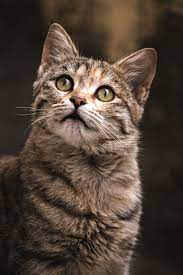
#> input picture OpenCV Course/images/1.jpeg, 183 x 275 px, found by its file name
$ python transformation.py
#> lines starting #> are read from the running program, lines starting #| are printed output that depends on the picture
import cv2 as cv
import numpy as np

PATH_IMG = "C:/Users/lenovo/Desktop/VSCode/cv_course/images/"
PATH_VID = "C:/Users/lenovo/Desktop/VSCode/cv_course/videos/"


img = cv.imread(PATH_IMG+"1.jpeg")
#> img is the input picture: shape (275, 183, 3); mean B, G, R 55.8, 66.1, 81.6

###* Trainslation
"""Shifting an image in `x` or `y` Axis"""
def translate(img,x,y):
    """
     -x --> Left
     -y --> Up
      x --> Right
      y --> Down

    """
#> called with x = 50, y = 50
    transMat = np.float32([[1,0,x],[0,1,y]])
    dimensions = (img.shape[1],img.shape[0])
#> dimensions = (183, 275)
    return cv.warpAffine(img,transMat,dimensions)
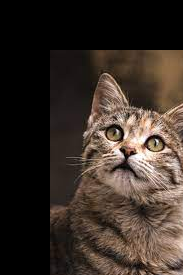
#> returned value: shape (275, 183, 3); mean of channels 0, 1, 2 39.9, 47.3, 58.2; drawn as B, G, R


translated = translate(img,50,50)
'''cv.imshow("Line",translated)'''

###* Rotatoin
def rotate(img,angle,rotPoint = None):
#> called with angle = 45
    (height,width) = img.shape[:2]
#> height = 275; width = 183

    if rotPoint is None:
        rotPoint = (width//2,height//2)
#> rotPoint = (91, 137)

    rotMat = cv.getRotationMatrix2D(rotPoint,angle,1.0)
    dimensions = (width,height)
#> dimensions = (183, 275)

    return cv.warpAffine(img,rotMat,dimensions)
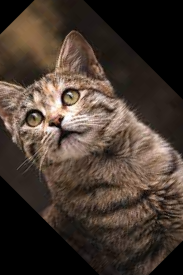
#> returned value: shape (275, 183, 3); mean of channels 0, 1, 2 48.4, 57.6, 70.9; drawn as B, G, R

rotated = rotate(img,45)
'''cv.imshow("Line",rotated)'''

###* Resizing
resized = cv.resize(img,(500,500),interpolation=cv.INTER_CUBIC)
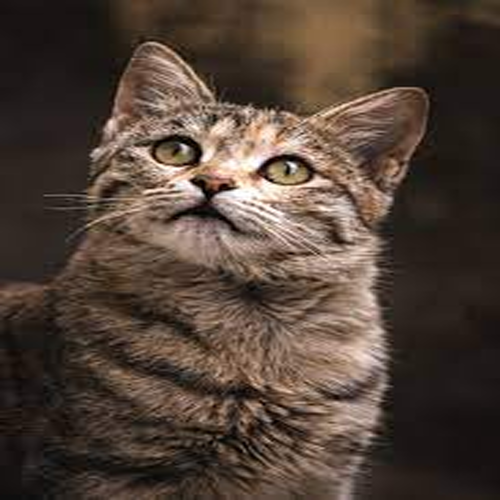
#> resized: shape (500, 500, 3); mean B, G, R 55.8, 66.1, 81.6
'''cv.imshow("Line",resized)'''

###* Flipping
"""Flipping Horizontly or Vertically"""
flip = cv.flip(img,-1) # 0,1,-1  try them
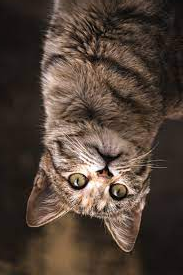
#> flip: shape (275, 183, 3); mean B, G, R 55.8, 66.1, 81.6
cv.imshow("Line",flip)


# cv.imshow("Line",rotated)
cv.waitKey(0)

$ run again, with OpenCV Course/images/2.jpeg copied over OpenCV Course/images/1.jpeg
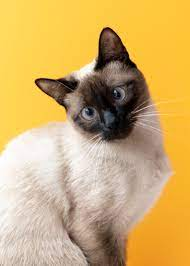
#> input picture OpenCV Course/images/2.jpeg, 190 x 266 px, found by its file name
#> img is the input picture: shape (266, 190, 3); mean B, G, R 108.7, 174.2, 208.4
#> `resized = cv.resize(img,(500,500),interpolation=cv.INTER_CUBIC)`:
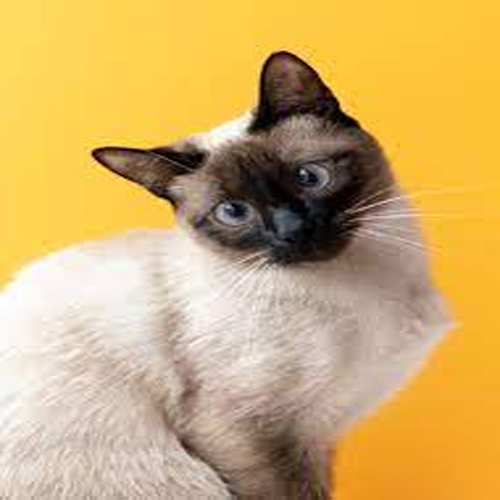
#> resized: shape (500, 500, 3); mean B, G, R 108.8, 174.2, 208.4
#> `flip = cv.flip(img,-1)`:
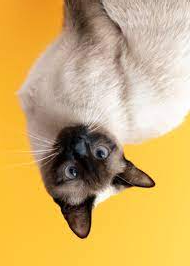
#> flip: shape (266, 190, 3); mean B, G, R 108.7, 174.2, 208.4

$ run again, with OpenCV Course/images/3.jpeg copied over OpenCV Course/images/1.jpeg
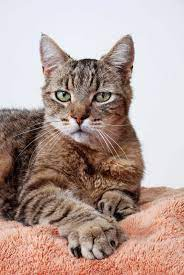
#> input picture OpenCV Course/images/3.jpeg, 184 x 275 px, found by its file name
#> img is the input picture: shape (275, 184, 3); mean B, G, R 152.3, 159, 181.1
#> `resized = cv.resize(img,(500,500),interpolation=cv.INTER_CUBIC)`:
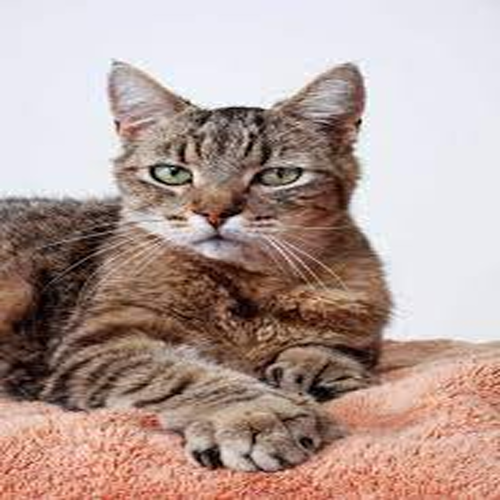
#> resized: shape (500, 500, 3); mean B, G, R 152.3, 159, 181.1
#> `flip = cv.flip(img,-1)`:
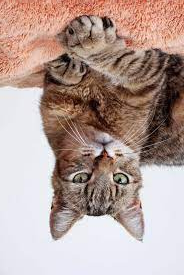
#> flip: shape (275, 184, 3); mean B, G, R 152.3, 159, 181.1

$ run again, with OpenCV Course/images/5.jpeg copied over OpenCV Course/images/1.jpeg
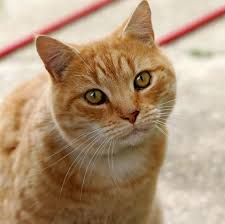
#> input picture OpenCV Course/images/5.jpeg, 225 x 224 px, found by its file name
#> img is the input picture: shape (224, 225, 3); mean B, G, R 120.8, 148.9, 175.9
#> in rotate, `return cv.warpAffine(img,rotMat,dimensions)`:
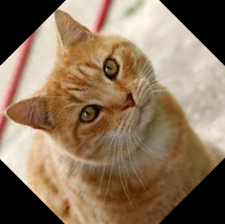
#> returned value: shape (224, 225, 3); mean of channels 0, 1, 2 92.8, 117.4, 140.6; drawn as B, G, R
#> `flip = cv.flip(img,-1)`:
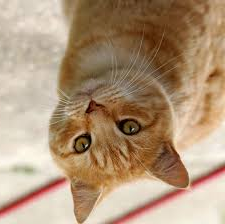
#> flip: shape (224, 225, 3); mean B, G, R 120.8, 148.9, 175.9
